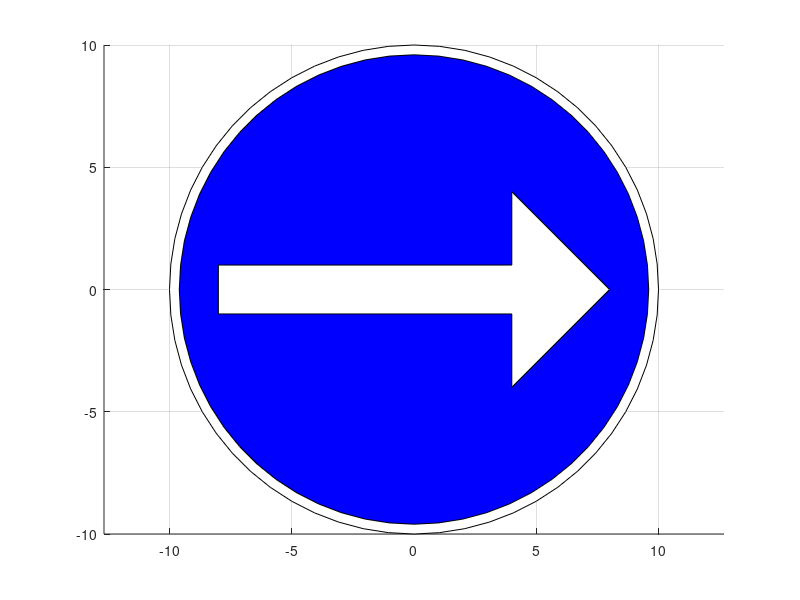

This figure's MATLAB source:
%Author: Novanator Jan 2013
%Road Signs

%Round

clf

x=[-10 10 10 -10]
y=[-10 -10 10 10]
hold on, axis equal

v=0:2*pi/60:2*pi;
R=10;
R2=9.6
xcirc=R*cos(v); ycirc=R*sin(v);
xi=R2*cos(v); yi=R2*sin(v);
fill(xcirc,ycirc,'w')
fill(xi, yi, 'b')

x2=[-8 4 4 8 4 4 -8]
y2=[-1 -1 -4 0 4 1 1]
fill(x2, y2, 'w')

grid on
